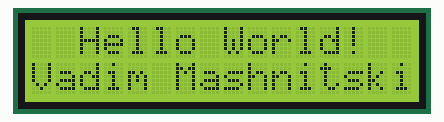
This program was run on a simulated ATmega16, built with avr-gcc and emulated at 8 MHz. On the bench: 16×2 character LCD. Wiring (inferred from the names in the program): character LCD (HD44780): RS PB0; R/W PB1; E PB2; data PB3, PB4, PB5, PB6.

Above: at 0.2 s.
At 2.2 s:
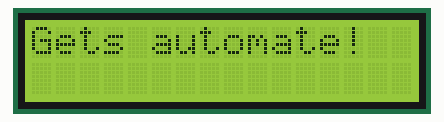

The program:

main.c
```c
#define F_CPU 8000000UL
#include <avr/io.h>
#include <util/delay.h>
#include <string.h>
#include "LCD.h"

int main(void) {
  _delay_ms(100);
  lcdInit();
  lcdClear();
  lcdSetDisplay(LCD_DISPLAY_ON);
  lcdSetCursor(LCD_CURSOR_OFF);

  char text[17];

  while(1) {
	  lcdClear();
	  strcpy(text, "  Hello World!  ");
	  lcdGotoXY(0, 0);
	  lcdPuts(text);
	  strcpy(text, "Vadim Mashnitski");
	  lcdGotoXY(1, 0);
	  lcdPuts(text);

	  _delay_ms(2000);

	  lcdClear();
	  lcdGotoXY(0, 0);

	  strcpy(text, "Gets automate!");

	  lcdGotoXY(0, 0);
	  lcdPuts(text);

	  _delay_ms(3000);
  }

}
```

LCD.c
```c
#define F_CPU 8000000UL
#include <avr/io.h>
#include <util/delay.h>
#include <avr/pgmspace.h>
#include <avr/eeprom.h>
#include <avr/interrupt.h>
#include "LCD.h"

/*
  Îòïðàâëÿåò ìëàäøóþ ïîëîâèíó áàéòà byte â LCD. Åñëè state == 0,
  òî ïåðåäà¸òñÿ êàê êîìàíäà, åñëè íåò, òî êàê äàííûå.
*/
void lcdSendNibble(char byte, char state) {
  // Ïèíû óïðàâëåíèÿ - íà âûõîä
  LCDCONTROLDDR |= 1<<LCD_RS | 1<<LCD_RW | 1<<LCD_E;
  // Ïèíû äàííûõ - íà âûõîä
  LCDDATADDR |= 1<<LCD_D4 | 1<<LCD_D5 | 1<<LCD_D6 | 1<<LCD_D7;
  // Ðåæèì çàïèñè, RW = 0
  LCDCONTROLPORT &=  ~(1<<LCD_RW);
  // Óñòàíàâëèâàåì 1 â RS
  if (state) {
    // åñëè îòäà¸ì äàííûå
	LCDCONTROLPORT |= 1<<LCD_RS;
  } else {
    LCDCONTROLPORT &= ~(1<<LCD_RS);
  }
  // Âçâîäèì ñòðîá
  LCDCONTROLPORT |= 1<<LCD_E;
  // Îáíóëÿåì ïèíû äàííûõ
  LCDDATAPORT &= ~(1<<LCD_D4 | 1<<LCD_D5 | 1<<LCD_D6 | 1<<LCD_D7);
  // Çàïèñûâàåì ìëàäøóþ
  if (byte & (1<<3)) {
    // ïîëîâèíó áàéòà
	LCDDATAPORT |= 1<<LCD_D7;
  }
  // byte â ïîðò âûâîäà äàííûõ
  if (byte & (1<<2)) {
    LCDDATAPORT |= 1<<LCD_D6;
  }

  if (byte & (1<<1)) {
    LCDDATAPORT |= 1<<LCD_D5;
  }

  if (byte & (1<<0)) {
    LCDDATAPORT |= 1<<LCD_D4;
  }
  // Ïàóçà
  _delay_us(LCD_STROBEDELAY_US);
  // Îïóñêàåì ñòðîá. Ïîëóáàéò óø¸ë
  LCDCONTROLPORT &= ~(1<<LCD_E);
}

/*
  ×èòàåò ïîëîâèíó áàéòà èç LCD. Åñëè state == 0, òî ÷èòàåòñÿ êîìàíäà,
  åñëè íåò, òî äàííûå.
*/
char lcdGetNibble(char state) {
  char temp = 0;
  // Ïèíû óïðàâëåíèÿ - íà âûõîä
  LCDCONTROLDDR |=  1<<LCD_RS | 1<<LCD_RW | 1<<LCD_E;
  // Ðåæèì ÷òåíèÿ
  LCDCONTROLPORT |= 1<<LCD_RW;
  // Óñòàíàâëèâàåì 1 â RS
  if (state) {
    // åñëè ïîëó÷àåì äàííûå
    LCDCONTROLPORT |=(1<<LCD_RS);
  } else {
    LCDCONTROLPORT &= ~(1<<LCD_RS);
  }
  // Âçâîäèì ñòðîá
  LCDCONTROLPORT |= 1<<LCD_E;
  // Ïèíû äàííûõ - íà âõîä
  LCDDATADDR &= ~(1<<LCD_D4 | 1<<LCD_D5 | 1<<LCD_D6 | 1<<LCD_D7);
  // ñ ïîäòÿæêîé
  LCDDATAPORT |= 1<<LCD_D4 | 1<<LCD_D5 | 1<<LCD_D6 | 1<<LCD_D7;
  // Ïàóçà
  _delay_us(LCD_STROBEDELAY_US);
  // Îïóñêàåì ñòðîá
  LCDCONTROLPORT &= ~(1<<LCD_E);
  // ×èòàåì ïèíû
  if (LCDDATAPIN & (1<<LCD_D7)) {
    // âî âðåìåííóþ ïåðåìåííóþ
    temp |= 1<<3;
  }

  if (LCDDATAPIN & (1<<LCD_D6)) {
    temp |= 1<<2;
  }

  if (LCDDATAPIN & (1<<LCD_D5)) {
    temp |= 1<<1;
  }

  if (LCDDATAPIN & (1<<LCD_D4)) {
    temp |= 1<<0;
  }
  // âîçâðàùàåì ïðî÷èòàííîå
  return temp;
}

/*
  ×èòàåò áàéò èç LCD. Åñëè state == 0, òî ÷èòàåòñÿ êîìàíäà,
  åñëè íåò, òî äàííûå.
*/
char lcdRawGetByte(char state) {
  char temp = 0;

  temp |= lcdGetNibble(state);
  temp = temp<<4;
  temp |= lcdGetNibble(state);

  return temp;
}

/*
  Îòðàâëÿåò áàéò â LCD. Åñëè state == 0, òî ïåðåäà¸òñÿ êàê êîìàíäà,
  åñëè íåò, òî êàê äàííûå.
*/
void lcdRawSendByte(char byte, char state) {
  lcdSendNibble((byte>>4), state);
  lcdSendNibble(byte,state);
}

/*
  ×èòàåò ñîñòîÿíèå LCD, âîçâðàùàåò 0xff, åñëè ôëàã çàíÿòîñòè óñòàíîâëåí,
  è 0x00, åñëè íåò.
*/
char lcdIsBusy(void) {

  //if (lcdRawGetByte(LCD_COMMAND) & (1<<7))
    //return 0xff;
  //else
    //return 0x00;

  _delay_ms(DELAY);
  return 0x00;
}

/*
  Âûïîëíÿåò íà÷àëüíóþ èíèöèàëèçàöèþ äèñïëåÿ. ×åòûð¸õáèòíûé ðåæèì.
*/
void lcdInit(void) {
  while (lcdIsBusy()) ;
  lcdSendNibble(0b0010, LCD_COMMAND);
  while (lcdIsBusy()) ;
  lcdRawSendByte(0b00101000, LCD_COMMAND);
  while (lcdIsBusy()) ;
  lcdRawSendByte(0b00000001, LCD_COMMAND);
  while (lcdIsBusy()) ;
  lcdRawSendByte(0b00000110, LCD_COMMAND);
  while (lcdIsBusy()) ;
  lcdRawSendByte(0b00001100, LCD_COMMAND);
}

/*
  Óñòàíàâëèâàåò ðåæèì êóðñîðà: 0 - âûêëþ÷åí, 2 - âêëþ÷åí, 3 - ìîðãàåò.
  Åñëè íà ìîìåíò çàïóñêà LCD áûë âûêëþ÷åí (lcdSetDisplay), òî îí áóäåò âêëþ÷åí.
*/
void lcdSetCursor(char cursor) {
  while (lcdIsBusy());

  lcdRawSendByte((0b00001100 | cursor), LCD_COMMAND);
}

/*
  Âêëþ÷àåò èëè âûêëþ÷àåò îòîáðàæåíèå ñèìâîëîâ LCD.
  Ïðè êàæäîì âûçîâå âûêëþ÷àåò êóðñîð.
*/
void lcdSetDisplay(char state) {
  while (lcdIsBusy());

  lcdRawSendByte((0b00001000 | state), LCD_COMMAND);
}

/*
  Î÷èùàåò LCD.
*/
void lcdClear(void) {
  while (lcdIsBusy()) ;

  lcdRawSendByte(0b00000001, LCD_COMMAND);
}

/*
  Óñòàíàâëèâàåò êóðñîð â çàäàííóþ ïîçèöèþ.
*/
void lcdGotoXY(char str, char col) {
  while (lcdIsBusy());

  lcdRawSendByte((0b10000000 | ((0x40 * str) + col)), LCD_COMMAND);
}

/*
  Ñäâèãàåò îáëàñòü îòîáðàæåíèÿ íà óêàçàííîå êîëè÷åñòâî ñèìâîëîâ
  âïðàâî èëè âëåâî.
*/
void lcdDisplayScroll(char pos, char dir) {
  while (pos){
    while (lcdIsBusy()) ;

    lcdRawSendByte((0b00011000 | dir), LCD_COMMAND);
    pos--;
  }
}

/*
  Âûâîäèò ñòðîêó èç RAM â ïîçèöèþ êóðñîðà.
*/
void lcdPuts(char *str) {
  while (*str){
    while (lcdIsBusy()) ;

    lcdRawSendByte(*str++, LCD_DATA);
  }
}

/*
  Âûâîäèò ñòðîêó èç flash â ïîçèöèþ êóðñîðà.
*/
void lcdPutsF(char *str) {
  while (pgm_read_byte(str)){
    while (lcdIsBusy()) ;

    lcdRawSendByte(pgm_read_byte(str++), LCD_DATA);
  }
}

/*
  Âûâîäèò ñòðîêó èç eeprom â ïîçèöèþ êóðñîðà.
*/
void lcdPutsE(uint8_t *str) {
  while (eeprom_read_byte(str)){
    while (lcdIsBusy()) ;

    lcdRawSendByte((char)(eeprom_read_byte(str++)), LCD_DATA);
  }
}

/*
  Çàãðóæàåò ñèìâîë â çíàêîãåíåðàòîð.
*/
void lcdLoadCharacter(char code, char *pattern) {
  while (lcdIsBusy());

  lcdRawSendByte((code<<3) | 0b01000000, LCD_COMMAND);

  for (char i = 0; i <= 7; i++){
    while (lcdIsBusy()) ;

    lcdRawSendByte(*pattern++, LCD_DATA);
  }
  while (lcdIsBusy());
  lcdRawSendByte(0b10000000, LCD_COMMAND);
}

/*
  Çàãðóæàåò ñèìâîë èç flash â çíàêîãåíåðàòîð.
*/
void lcdLoadCharacterf(char code, char *pattern) {
  while (lcdIsBusy());

  lcdRawSendByte((code<<3) | 0b01000000, LCD_COMMAND);

  for (char i = 0; i <= 7; i++){
    while (lcdIsBusy());

    lcdRawSendByte(pgm_read_byte(pattern++), LCD_DATA);
  }
  while (lcdIsBusy());
  lcdRawSendByte(0b10000000, LCD_COMMAND);
}

/*
  Çàãðóæàåò ñèìâîë èç eeprom â çíàêîãåíåðàòîð.
*/
void lcdLoadCharactere(char code, char *pattern) {
  while (lcdIsBusy());

  lcdRawSendByte((code<<3) | 0b01000000, LCD_COMMAND);

  for (char i = 0; i <= 7; i++){
    while (lcdIsBusy()) ;

    lcdRawSendByte(eeprom_read_byte(pattern++), LCD_DATA);
  }
  while (lcdIsBusy()) ;
  lcdRawSendByte(0b10000000, LCD_COMMAND);
}
```

LCD.h
```c
#ifndef LCD_H_
#define LCD_H_

#define LCDDATAPORT        PORTB  // Ïîðò è ïèíû,
#define LCDDATADDR         DDRB   // ê êîòîðûì ïîäêëþ÷åíû
#define LCDDATAPIN         PINB   // ñèãíàëû D4-D7.
#define LCD_D4             3
#define LCD_D5             4
#define LCD_D6             5
#define LCD_D7             6

#define LCDCONTROLPORT     PORTB  // Ïîðò è ïèíû,
#define LCDCONTROLDDR      DDRB   // ê êîòîðûì ïîäêëþ÷åíû
#define LCD_RS             0      // ñèãíàëû RS, RW è E.
#define LCD_RW             1
#define LCD_E              2

#define LCD_STROBEDELAY_US 5      // Çàäåðæêà ñòðîáà

#define LCD_COMMAND        0
#define LCD_DATA           1

#define LCD_CURSOR_OFF     0
#define LCD_CURSOR_ON      2
#define LCD_CURSOR_BLINK   3

#define LCD_DISPLAY_OFF    0
#define LCD_DISPLAY_ON     4

#define LCD_SCROLL_LEFT    0
#define LCD_SCROLL_RIGHT   4

#define LCD_STROBDOWN      0
#define LCD_STROBUP        1

#define DELAY              1

void lcdSendNibble(char byte, char state);
char lcdGetNibble(char state);
char lcdRawGetByte(char state);
void lcdRawSendByte(char byte, char state);
char lcdIsBusy(void);
void lcdInit(void);
void lcdSetCursor(char cursor);
void lcdSetDisplay(char state);
void lcdClear(void);
void lcdGotoXY(char str, char col);
void lcdDisplayScroll(char pos, char dir);
void lcdPuts(char *str);
void lcdPutsF(char *str);
void lcdPutsE(uint8_t *str);
void lcdLoadCharacter(char code, char *pattern);
void lcdLoadCharacterf(char code, char *pattern);
void lcdLoadCharactere(char code, char *pattern);

#endif /* LCD_H_ */
```

Measured:
- what the display in image 0 shows lasts 2.1 s, from 0.1 s to 2.2 s
- what the display in image 1 shows lasts 3.0 s, from 2.2 s to 5.2 s
